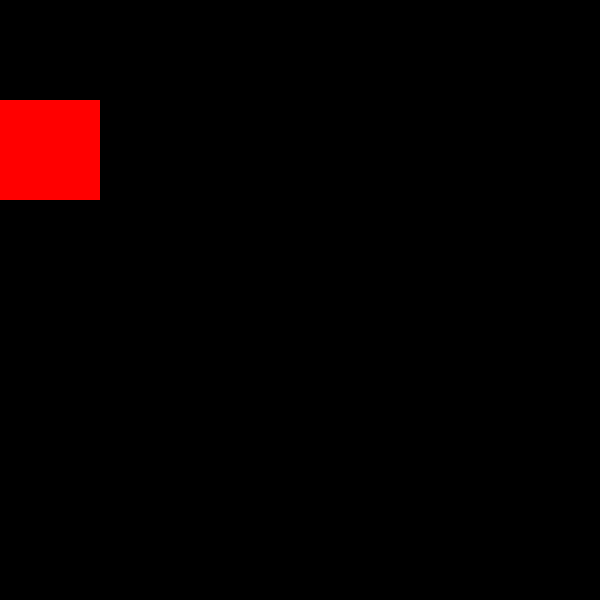
Frame 1 (no input)
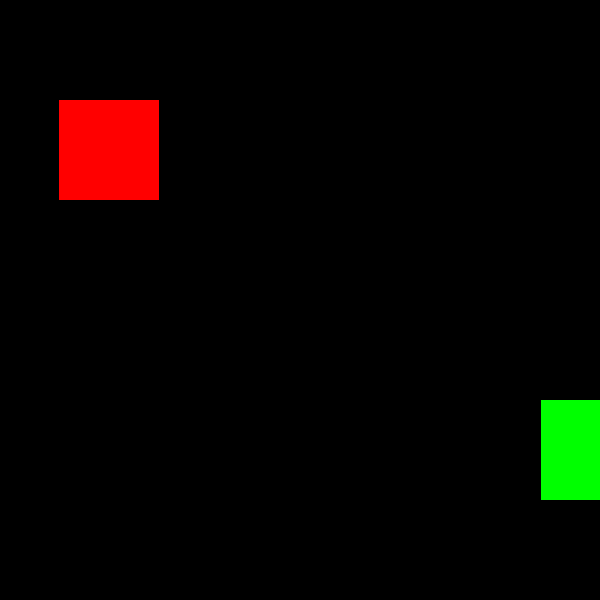
Frame 60 (the mouse pressed at the canvas centre just before this capture)
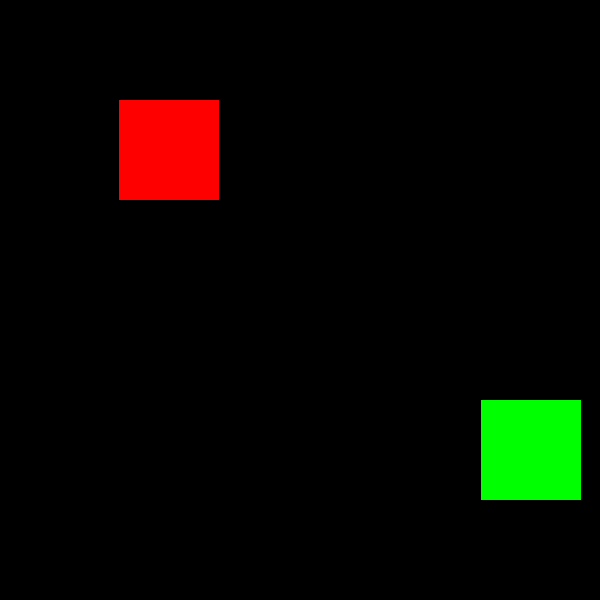
Frame 120 (the mouse held since frame 60 and released just before this capture)

The Processing sketch that drew these frames (run headless with seeded random() and noise(); from frame 60 on, the mouse is pressed at the canvas centre):

// Processing sketch: TwoMovingSquares
// ── TwoMovingSquares.pde
int i = 0;
int j = 600;
int height = 100;
int width = 100;

void setup(){
  size(600, 600);
  noStroke(); background(0);
}

void draw(){
  background(0);
  fill(255, 0, 0);
  rect(i++, 100, width, height);
  fill(0, 255, 0);
  rect(j--, 400, width, height);
  
  if(i == 600) i = 0;
  else if(i + width > 600){
    fill(255, 0, 0);
    rect(0, 100, (i+width)-600, height);
  }
  
  if(j == 0 - width) j = 600 - width;
  else if(j < 0){
    fill(0, 255, 0);
    rect(0, 400, (j+width), height);
    rect(j+600, 400, width, height);
  }
}
